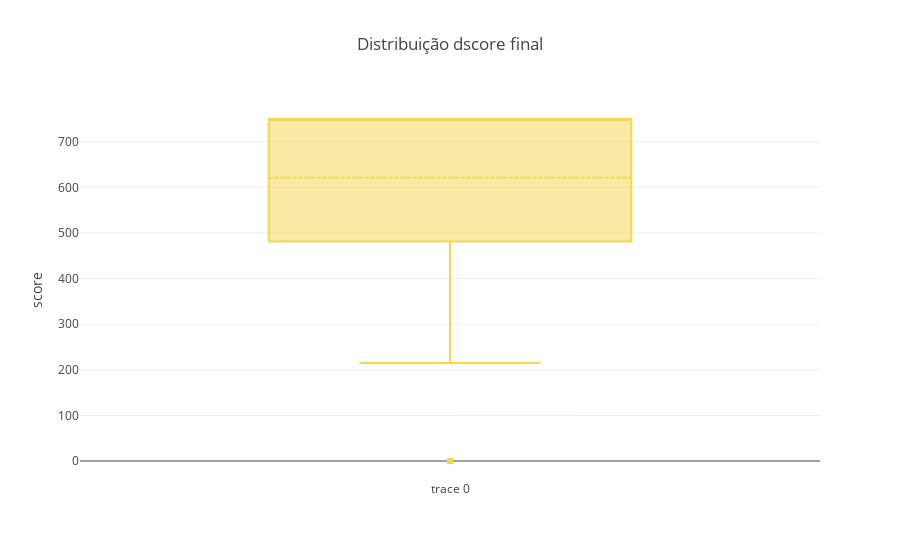

Notebook cell for this chart:
### Code cell
trace = go.Box(
    y = df_score['dscore_segmento'],
    marker = dict(color='rgb(245,215,75)'),
    boxmean = True
)
layout = go.Layout(title = 'Distribuição dscore final', yaxis = dict(title='score'))
fig = go.Figure(data = [trace], layout=layout)
iplot(fig)

### Figure 1 — Plotly figure (JSON) as saved in the notebook; plotly's stock layout.template omitted (floating-point values rounded to 4 significant figures; data arrays with more than 128 entries replaced by an {"elided": "..."} marker saying what was removed)
{"data": [{"boxmean": true, "marker": {"color": "rgb(245,215,75)"}, "type": "box", "uid": "e9fe2f50-e7e9-44d3-9f59-e6fda399007a", "y": {"elided": "717 float values"}}], "layout": {"title": {"text": "Distribuição dscore final"}, "yaxis": {"title": {"text": "score"}}}}
